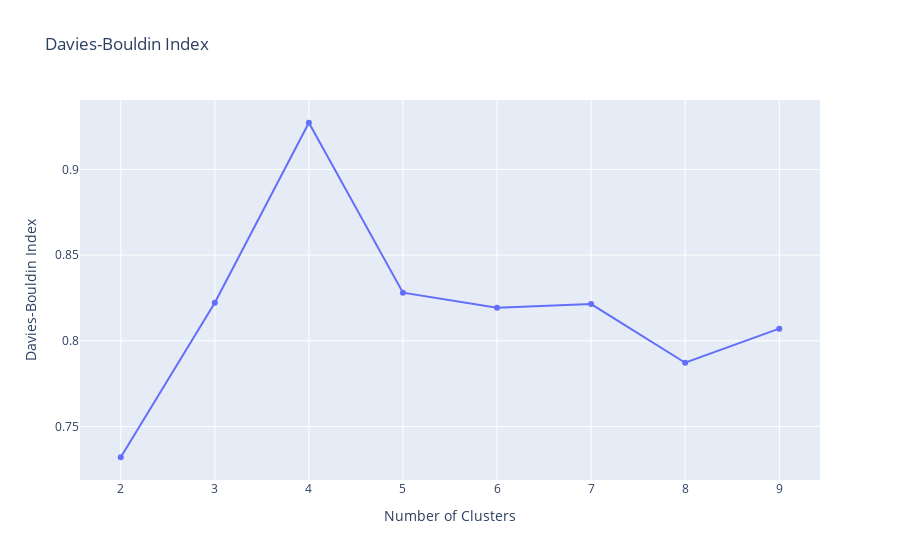

Notebook code cell kept with this figure:
### Code cell
fig  = go.Figure()
fig.add_trace(go.Scatter(x = k_clusters, y = davies_bouldin))

fig.update_layout(title = 'Davies-Bouldin Index', xaxis_title = 'Number of Clusters', yaxis_title = 'Davies-Bouldin Index')
#fig.add_vline(x = 2)

fig.show()

### Figure 1 — Plotly figure (JSON) as saved in the notebook; plotly's stock layout.template omitted (floating-point values rounded to 4 significant figures)
{"data": [{"type": "scatter", "x": [2, 3, 4, 5, 6, 7, 8, 9], "y": [0.732, 0.8223, 0.9273, 0.8281, 0.8193, 0.8214, 0.7872, 0.8071]}], "layout": {"title": {"text": "Davies-Bouldin Index"}, "xaxis": {"autorange": true, "range": [1.55, 9.45], "title": {"text": "Number of Clusters"}, "type": "linear"}, "yaxis": {"autorange": true, "range": [0.7177, 0.9416], "title": {"text": "Davies-Bouldin Index"}, "type": "linear"}}}
